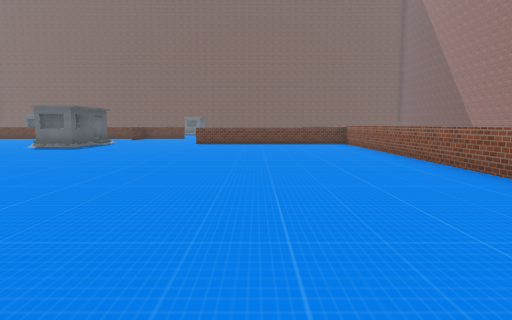
view 1 (above)

22 first-person views from a walk through a scene from a Unity 3-D project. The camera is 1.5 m above the floor, tilts 6° down and sees 75° across. The floor is counted in squares, 2 m on a side. Each view is taken from the middle of a square. On the plan, view 1 faces up. The plan holds only what a view shows up to about 11 squares ahead; the rest is blank. The place goes on beyond the plan. The player character is not drawn. Some animated figures are left out. Some surface patterns are stand-ins.

view 2
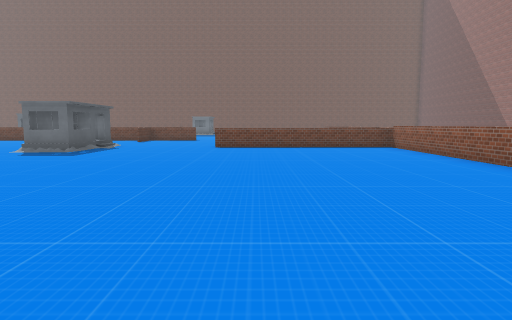

view 3
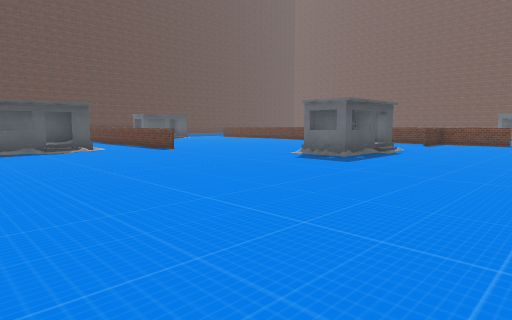

view 4
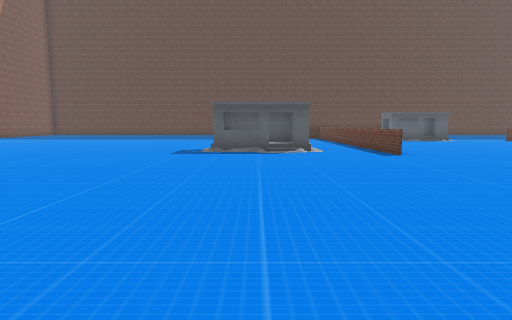

view 5
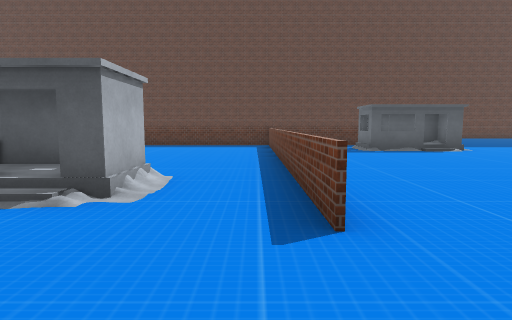

view 6
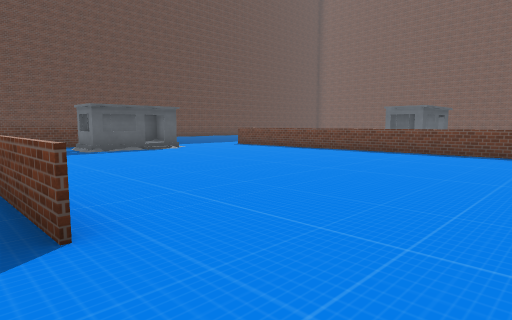

view 7
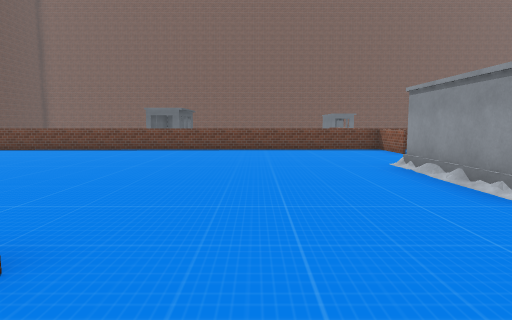

view 8
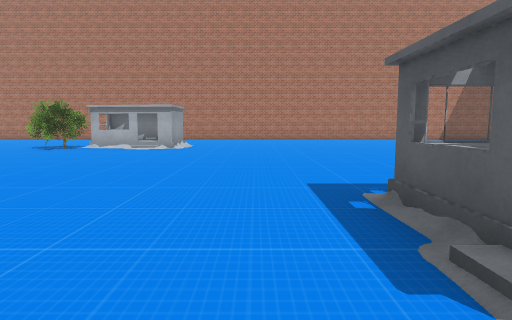

view 9
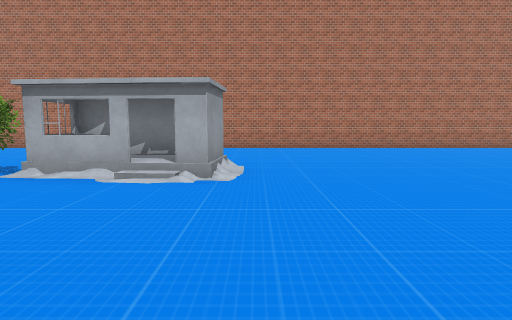

view 10
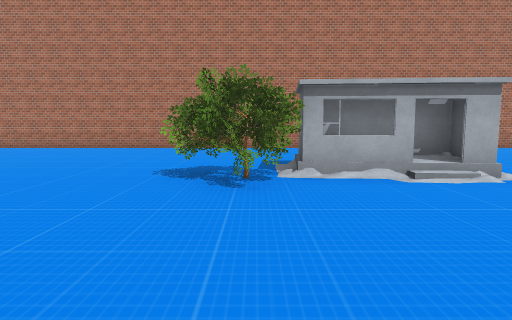

view 11
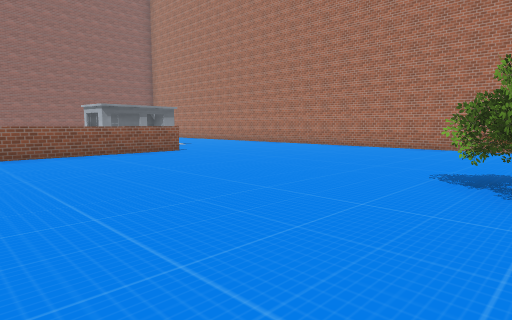

view 12
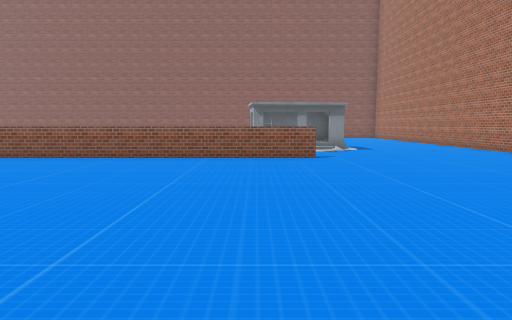

view 13
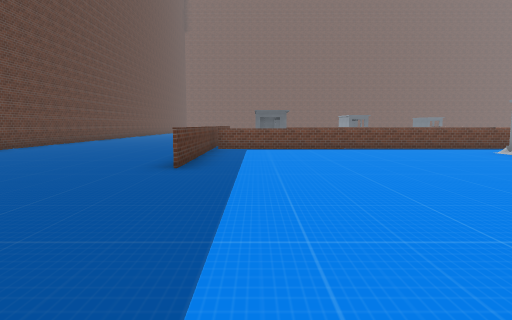

view 14
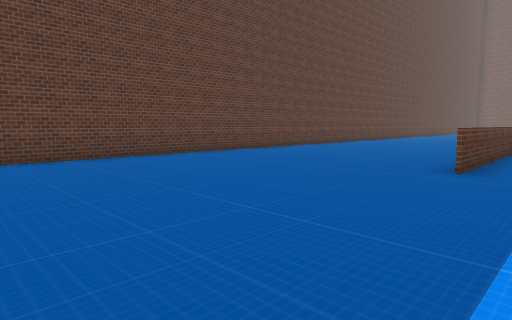

view 15
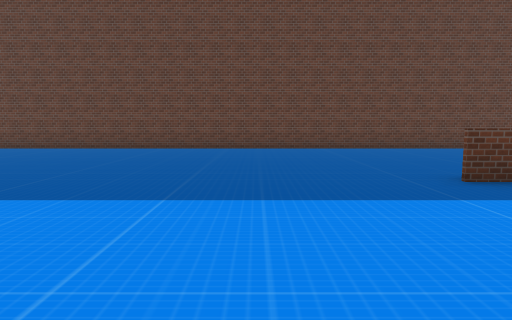

view 16
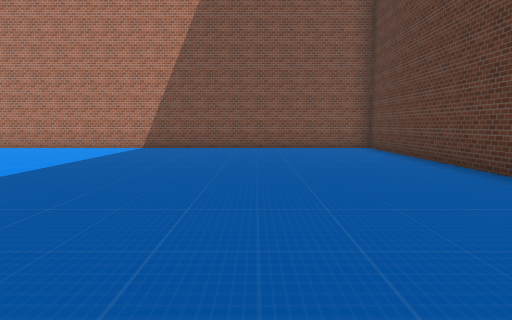

view 17
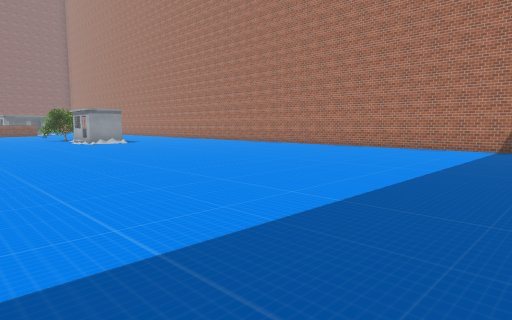

view 18
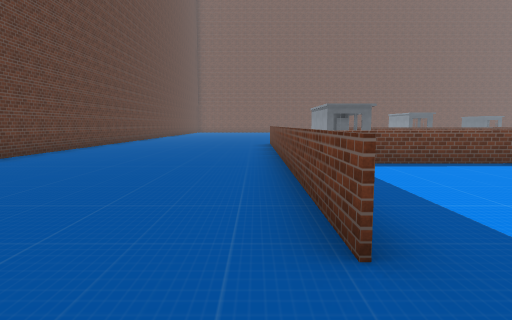

view 19
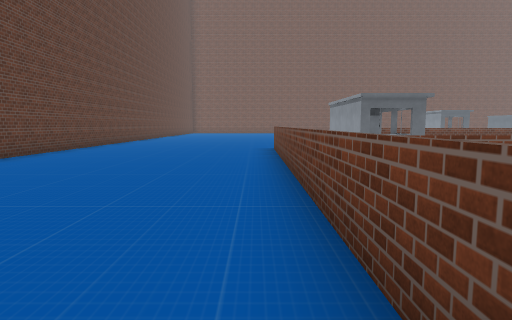

view 20
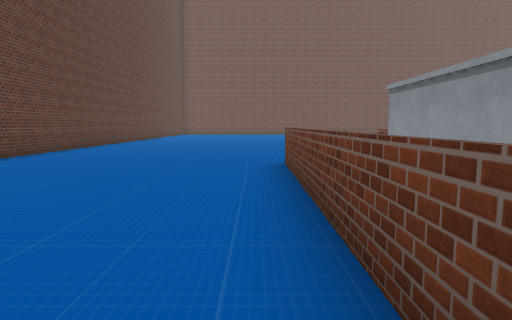

view 21
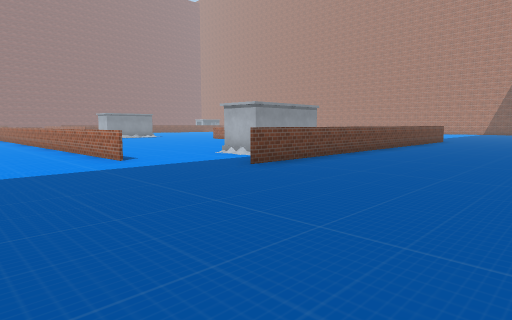

view 22
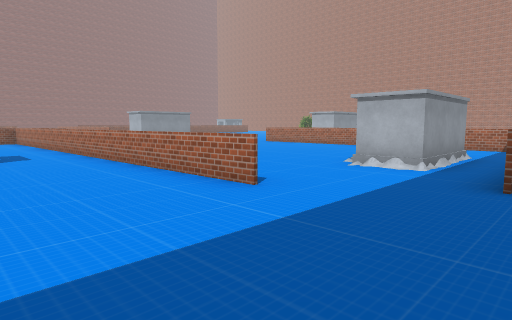

### Floor plan
Points are (right, up) in squares from view 1. A wall is a line through its corners. A room is listed if a view was taken in it or the views show most of it. See-through windows are left out.
Room 1 (views 1, 2, 3, 4, 5, 6, 7, 8, 9, 10, 11, 12, 13, 14, 15, 16, 17, 18, 19, 20, 21, 22)
walls: (-11.2, 9.6) (-21.3, 9.5); (-20.4, 9.5) (-19.3, 9.6); (-6.2, 16.6) (-6.2, 18.4); (-21.4, 12.4) (-21.4, 4.8) (-21.4, 16.6); (-5.3, 18.4) (-19, 18); (-19.2, 18.1) (-9, 18.3); (3.6, -3.4) (3.6, 13); (5, -9) (7.1, -9); (-27.7, 21.1) (-27.7, -9) (3.5, -9)
objects: building (-20, 13) to (-19, 15); building (-14, 5) to (-13, 7); building (-14, 21) to (-13, 21); building (-8, -4) to (-6, -3); building (-7, 11) to (-6, 14); tree (-6, -3) to (-4, -2); building (6, -5) to (7, -2)

Where each view was taken, in squares from view 1:
view 1: 0 up, 0 right, facing up
view 2: 2 up, 1 left, facing up
view 3: 4 up, 2 left, facing up-left
view 4: 6 up, 3 left, facing left
view 5: 9 up, 9 left, facing left
view 6: 9 up, 9 left, facing up-left
view 7: 8 up, 10 left, facing up
view 8: 8 up, 11 left, facing down
view 9: 2 up, 9 left, facing down
view 10: 2 up, 5 left, facing down
view 11: 2 up, 5 left, facing down-right
view 12: 2 down, 4 left, facing right
view 13: 1 down, 20 left, facing up
view 14: 1 down, 20 left, facing up-left
view 15: 2 up, 17 left, facing left
view 16: 2 up, 24 left, facing down
view 17: 2 up, 22 left, facing down-right
view 18: 3 up, 22 left, facing up
view 19: 6 up, 22 left, facing up
view 20: 10 up, 22 left, facing up
view 21: 21 up, 26 left, facing down-right
view 22: 21 up, 22 left, facing down-right
